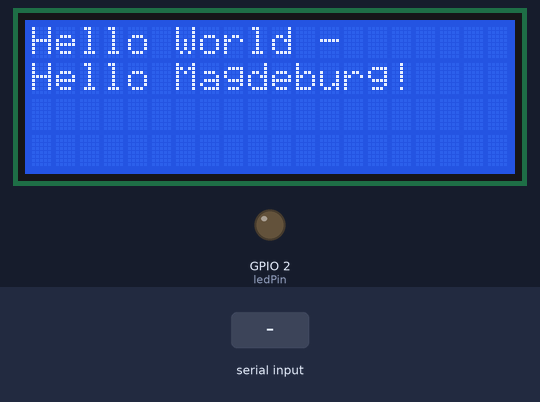
Recording of a sketch running on a simulated ESP32. Shown: 20×4 character LCD, output pins drawn as LEDs (lit = HIGH). Dashed ring = blinking. Inputs (shaded band) come from the test bench. Storage starts empty.

Above: at 1.3 s.
1.4 s: "u" received over Serial
At 1.53 s:
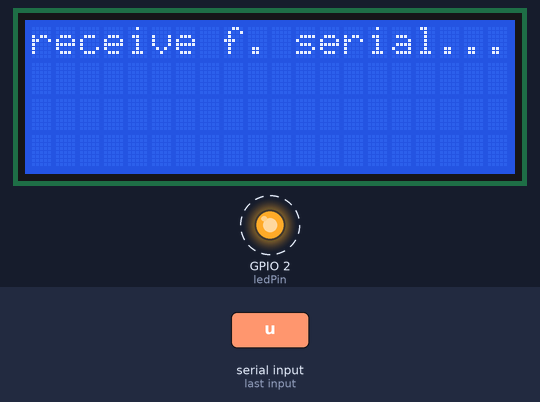
At 3.4 s:
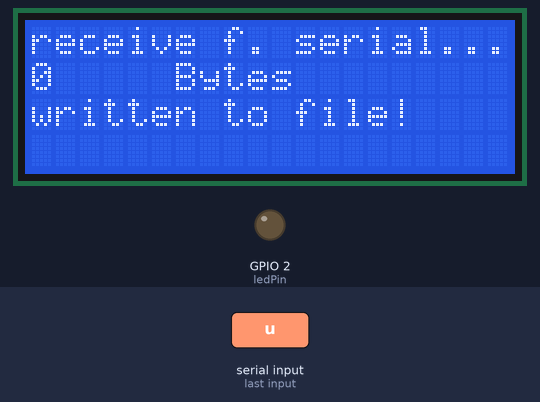
3.7 s: "r" received over Serial
At 5.0 s:
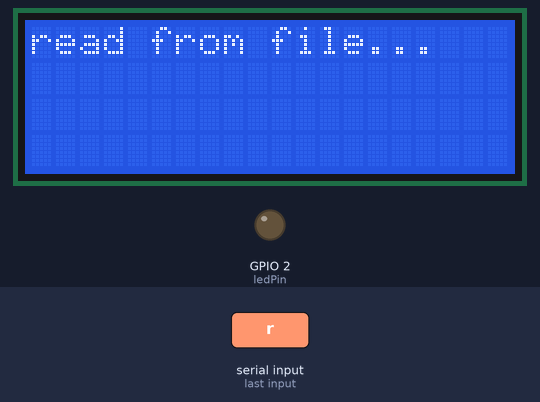
Timing chart, 0 to 6.7 s (numbered marks = the images above; inputs shaded):
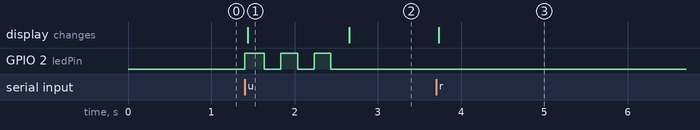

The sketch:

20210521_ESP32_ReceiveTimelineData.ino
```cpp
// https://github.com/mathertel/LiquidCrystal_PCF8574 version 1.3.0
#include <LiquidCrystal_PCF8574.h>
#include <Wire.h>
#include "SPIFFS.h"

#define MAX_FRAMES 1000
#define MAX_CHAR 2000

LiquidCrystal_PCF8574 lcd(0x27); // set the LCD address to 0x27 for a 16 chars and 2 line display
const uint8_t ledPin = 2;

uint16_t keyframeValues[MAX_FRAMES];
uint16_t keyframeCount = 0;

char keyframeValuesBin[MAX_CHAR];
uint32_t keyframeBytes = 0;

String dumpFilename = "/keyframes.dat";


void initDisplay(bool full = false) {
  if (full) {
    lcd.begin(20, 4); // initialize the lcd
    lcd.setBacklight(255);
    lcd.home();
    lcd.clear();
    lcd.print("Hello World -");
    lcd.setCursor(0, 1);
    lcd.print("Hello Magdeburg!");
  }
  else {
    lcd.home();
    lcd.clear();
    lcd.setCursor(0, 0);
  }
}


void ledBlink(uint8_t _i = 3) {
  for (int i = 0; i < _i; i++) {
    digitalWrite(2, HIGH);
    delay(200);
    digitalWrite(2, LOW);
    delay(200);
  }
}

void setup() {
  pinMode(2, OUTPUT);
  Serial.begin(115200);
  initDisplay(true);

  // Init the SPI Flash File System
  if (!SPIFFS.begin(true)) {
    lcd.print("SPIFFS failed");
    Serial.println("SPIFFS failed");
    while (true);
  }
}

void loop() {
  if (Serial.available() >= 1) {
    char inChar = (char)Serial.read();
    if (inChar == 'u') {
      digitalWrite(ledPin, HIGH);
      initDisplay();
      lcd.print("receive f. serial...");
      receiveKeyframesFromSerialBinary();
      digitalWrite(ledPin, LOW);
    }
    else if (inChar == 'r') {
      initDisplay();
      lcd.print("read from file...");
      readKeyframeValuesFromFileBinary();
    }
  }
}


void receiveKeyframesFromSerialBinary() {
  uint32_t index = 0;
  while (Serial.available()) {
      char ch = (char)Serial.read();
      keyframeValuesBin[index] = ch;
      lcd.setCursor(0, 1);
      lcd.print(index);
      index++;
  }
  keyframeBytes = index;
  writeKeyframeValuesToFileBinary();

  lcd.setCursor(0, 1);
  lcd.print(keyframeBytes);
  lcd.setCursor(6, 1);
  lcd.print("Bytes");
}

void writeKeyframeValuesToFileBinary() {
  File file = SPIFFS.open(dumpFilename, FILE_WRITE);

  if (!file) {
    Serial.println("failed to open file for writing");
    return;
  }
  for (uint16_t i = 0; i < keyframeBytes; i++) {
    if (!file.write(keyframeValuesBin[i])) {
      Serial.println("error while writing keyframeValues to file");
    }
  }
  file.close();
  ledBlink();
  lcd.setCursor(0, 2);
  lcd.print("written to file!");
}

void readKeyframeValuesFromFileBinary() {
  File file = SPIFFS.open(dumpFilename);

  if (!file) {
    Serial.println("failed to open file for reading");
    return;
  }

  while (file.available()) {
    char byteLow = file.read();
    char byteHigh = file.read();
    uint16_t val = (byteHigh << 8) + byteLow;
    Serial.println(val);
  }
  file.close();
}
```

Measured:
- after the input at 1.4 s, GPIO 2 (ledPin): alternates HIGH for 0.20 s and LOW for 0.20 s, 6 changes in all, then stays LOW, starting at once; the display: changes at once (image 1)
- after the input at 3.7 s, the display: changes at once (image 3)
- what the display in image 1 shows lasts 1.3 s, from 1.4 s to 2.7 s
